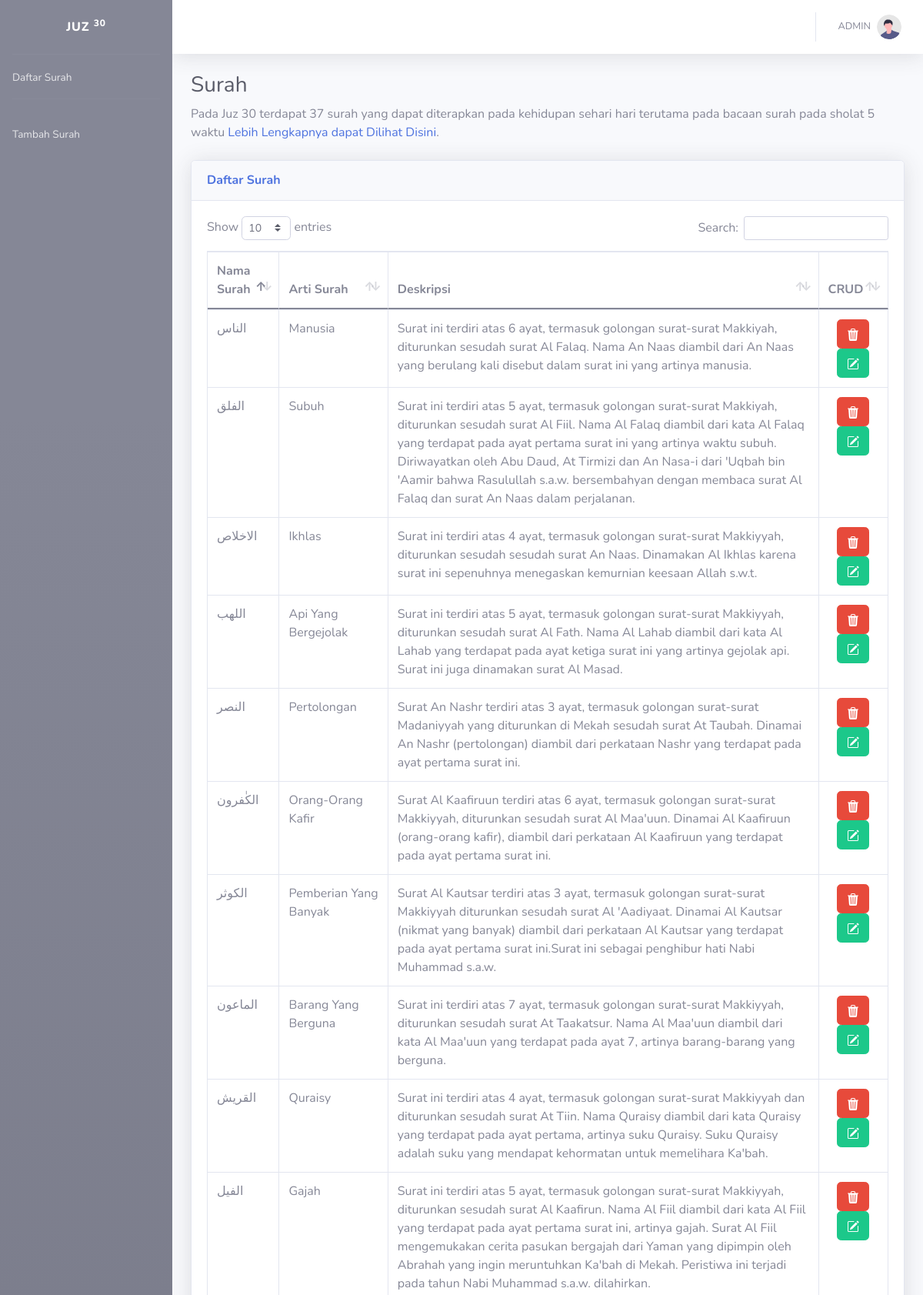
Screenshot of /admin/admin_update.php (upper part) with the database file from the repository.
### tables this page shows
CREATE TABLE `judul_surah` (
  `id` int(11) NOT NULL,
  `nama` varchar(255) NOT NULL,
  `nama_arab` varchar(255) NOT NULL,
  `arti_surah` varchar(255) NOT NULL,
  `deskripsi_surah` varchar(1000) NOT NULL,
  `id_surah` int(11) NOT NULL
);

### admin/admin_update.php (the view, shortened to what this page needs)
<?php
    include "../db_connect.php";
    $data = $koneksi->query("SELECT * FROM judul_surah");
?>
<!DOCTYPE html>
<html lang="en">
<head>
    <link href="https://cdn.jsdelivr.net/npm/bootstrap@5.0.2/dist/css/bootstrap.min.css" rel="stylesheet">
    <link href="vendor/fontawesome-free/css/all.min.css" rel="stylesheet" type="text/css">
    <link href="css/sb-admin-2.min.css" rel="stylesheet">
    <link href="vendor/datatables/dataTables.bootstrap4.min.css" rel="stylesheet">
</head>
<body id="page-top">
    <div id="wrapper">
        <ul class="navbar-nav bg-gradient-secondary sidebar sidebar-dark accordion" id="accordionSidebar">
            <a class="sidebar-brand d-flex align-items-center justify-content-center" href="admin_update.php">
                <div class="sidebar-brand-text mx-3">JUZ <sup>30</sup></div>
            </a>
            <hr class="sidebar-divider my-0">
            <li class="nav-item">
                <a class="nav-link collapsed" href="admin_update.php" >
                    <span>Daftar Surah</span>
                </a>
            </li>
            <hr class="sidebar-divider">
            <li class="nav-item">
                <a class="nav-link collapsed" href="admin_tambah.php" >
                    <span>Tambah Surah</span>
                </a>
            </li>
        </ul>
        <div id="content-wrapper" class="d-flex flex-column">
            <div id="content">
                <nav class="navbar navbar-expand navbar-light bg-white topbar mb-4 static-top shadow">
                    <ul class="navbar-nav ml-auto">
                        <li class="nav-item dropdown no-arrow">
                            <a class="nav-link dropdown-toggle" href="#" id="userDropdown" role="button"
                                data-toggle="dropdown" aria-haspopup="true" aria-expanded="false">
                                <span class="mr-2 d-none d-lg-inline text-gray-600 small">ADMIN</span>
                                <img class="img-profile rounded-circle"
                                    src="img/undraw_profile.svg">
                            </a>
                        </li>
                    </ul>
                </nav>
                <div class="container-fluid">
                    <h1 class="h3 mb-2 text-gray-800">Surah</h1>
                    <p class="mb-4">Pada Juz 30 terdapat 37 surah yang dapat diterapkan pada kehidupan sehari hari terutama pada bacaan surah pada sholat 5 waktu <a target="_blank"
                            href="https://kalam.sindonews.com/juzamma">Lebih Lengkapnya dapat Dilihat Disini</a>.</p>
                    <div class="card shadow mb-4">
                        <div class="card-header py-3">
                            <h6 class="m-0 font-weight-bold text-primary">Daftar Surah</h6>
                        </div>
                        <div class="card-body">
                            <div class="table-responsive">
                                <table class="table table-bordered" id="dataTable" width="100%" cellspacing="0">
                                    <thead>
                                        <tr>
                                            <th>Nama Surah</th>
                                            <th>Arti Surah</th>
                                            <th>Deskripsi</th>
                                            <th>CRUD</th>
                                        </tr>
                                    </thead>
                                    <?php foreach ($data as $key) {
                                    ?>
                                    <tbody>
                                        <tr>
                                            <td><?= $key['nama_arab'] ?></td>
                                            <td><?= $key['arti_surah'] ?></td>
                                            <td>
                                                <?= $key['deskripsi_surah'] ?>
                                            </td>
                                            <td><center>
                                                <a href="./proses/hapus.php?id=<?= $key['id']?>" class="btn btn-danger">
                                                </a>
                                                <a href="./admin_edit.php?id=<?= $key['id']?>" class="btn btn-success">
                                                </a>
                                                </center>
                                            </td>
                                        </tr>
                                    </tbody>
                              <?php  } ?>
                                </table>
                            </div>
                        </div>
                    </div>
                </div>
            </div>
        </div>
    </div>
</body>
</html>

### rows the page displays
judul_surah: nama_arab "الناس", arti_surah "Manusia", deskripsi_surah "Surat ini terdiri atas 6 ayat, termasuk golongan surat-surat Makkiyah, diturunkan sesudah surat Al Falaq. Nama An Naas diambil dari An Naas yang berulang kali disebut dalam surat ini yang artinya manusia."
judul_surah: nama_arab "الفلق", arti_surah "Subuh", deskripsi_surah "Surat ini terdiri atas 5 ayat, termasuk golongan surat-surat Makkiyah, diturunkan sesudah surat Al Fiil. Nama Al Falaq diambil dari kata Al Falaq yang terdapat pada ayat pertama surat ini yang artinya waktu subuh. Diriwayatkan oleh Abu Daud, At Tirmizi dan An Nasa-i dari 'Uqbah bin 'Aamir bahwa Rasulullah s.a.w. bersembahyan dengan membaca surat Al Falaq dan surat An Naas dalam perjalanan."
judul_surah: nama_arab "الاخلاص", arti_surah "Ikhlas", deskripsi_surah "Surat ini terdiri atas 4 ayat, termasuk golongan surat-surat Makkiyyah, diturunkan sesudah sesudah surat An Naas. Dinamakan Al Ikhlas karena surat ini sepenuhnya menegaskan kemurnian keesaan Allah s.w.t."
judul_surah: nama_arab "اللهب", arti_surah "Api Yang Bergejolak", deskripsi_surah "Surat ini terdiri atas 5 ayat, termasuk golongan surat-surat Makkiyyah, diturunkan sesudah surat Al Fath. Nama Al Lahab diambil dari kata Al Lahab yang terdapat pada ayat ketiga surat ini yang artinya gejolak api. Surat ini juga dinamakan surat Al Masad."
judul_surah: nama_arab "النصر", arti_surah "Pertolongan", deskripsi_surah "Surat An Nashr terdiri atas 3 ayat, termasuk golongan surat-surat Madaniyyah yang diturunkan di Mekah sesudah surat At Taubah. Dinamai An Nashr (pertolongan) diambil dari perkataan Nashr yang terdapat pada ayat pertama surat ini."
judul_surah: nama_arab "الكٰفرون", arti_surah "Orang-Orang Kafir", deskripsi_surah "Surat Al Kaafiruun terdiri atas 6 ayat, termasuk golongan surat-surat Makkiyyah, diturunkan sesudah surat Al Maa'uun. Dinamai Al Kaafiruun (orang-orang kafir), diambil dari perkataan Al Kaafiruun yang terdapat pada ayat pertama surat ini."
judul_surah: nama_arab "الكوثر", arti_surah "Pemberian Yang Banyak", deskripsi_surah "Surat Al Kautsar terdiri atas 3 ayat, termasuk golongan surat-surat Makkiyyah diturunkan sesudah surat Al 'Aadiyaat. Dinamai Al Kautsar (nikmat yang banyak) diambil dari perkataan Al Kautsar yang terdapat pada ayat pertama surat ini.Surat ini sebagai penghibur hati Nabi Muhammad s.a.w."
judul_surah: nama_arab "الماعون", arti_surah "Barang Yang Berguna", deskripsi_surah "Surat ini terdiri atas 7 ayat, termasuk golongan surat-surat Makkiyyah, diturunkan sesudah surat At Taakatsur. Nama Al Maa'uun diambil dari kata Al Maa'uun yang terdapat pada ayat 7, artinya barang-barang yang berguna."
judul_surah: nama_arab "القريش", arti_surah "Quraisy", deskripsi_surah "Surat ini terdiri atas 4 ayat, termasuk golongan surat-surat Makkiyyah dan diturunkan sesudah surat At Tiin. Nama Quraisy diambil dari kata Quraisy yang terdapat pada ayat pertama, artinya suku Quraisy. Suku Quraisy adalah suku yang mendapat kehormatan untuk memelihara Ka'bah."
judul_surah: nama_arab "الفيل", arti_surah "Gajah", deskripsi_surah "Surat ini terdiri atas 5 ayat, termasuk golongan surat-surat Makkiyyah, diturunkan sesudah surat Al Kaafirun. Nama Al Fiil diambil dari kata Al Fiil yang terdapat pada ayat pertama surat ini, artinya gajah. Surat Al Fiil mengemukakan cerita pasukan bergajah dari Yaman yang dipimpin oleh Abrahah yang ingin meruntuhkan Ka'bah di Mekah. Peristiwa ini terjadi pada tahun Nabi Muhammad s.a.w. dilahirkan."
